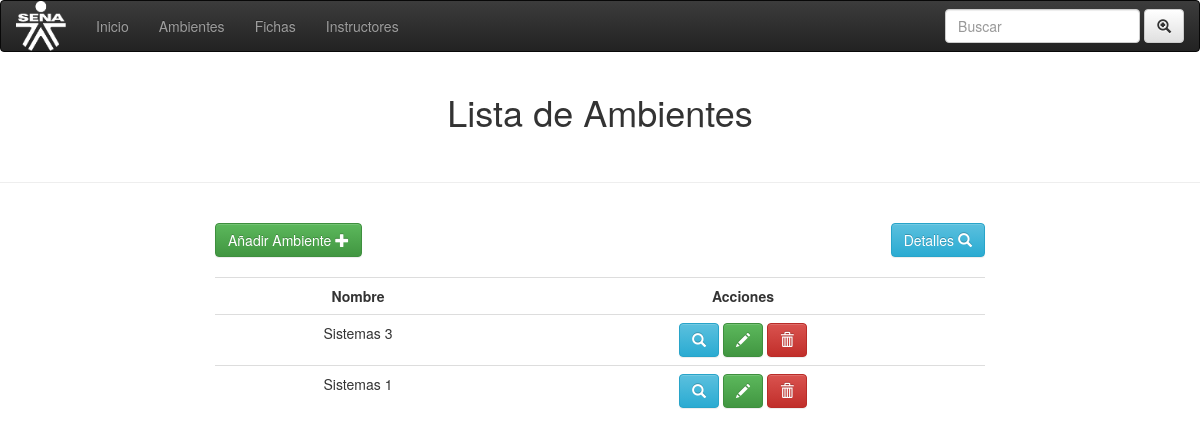
Before: /ambientes/ambientes.php with the older database file.
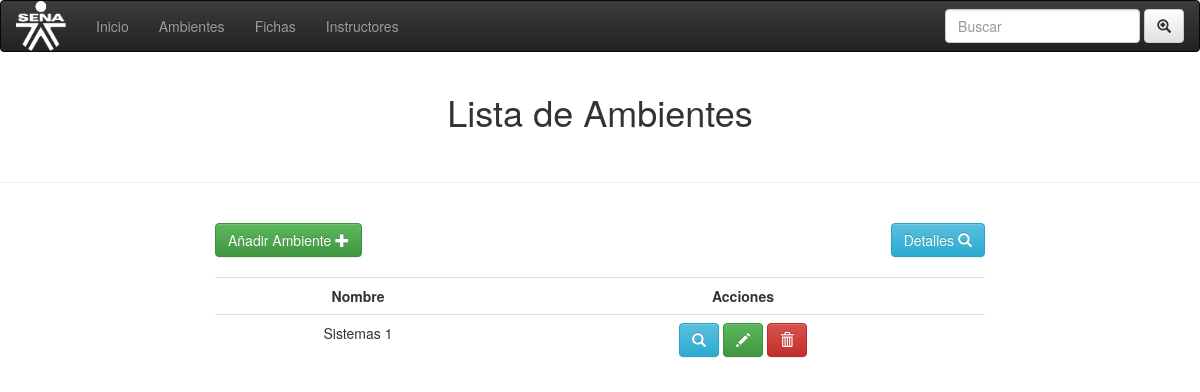
After: the same page with the newer database file.
### tables this page shows
CREATE TABLE IF NOT EXISTS `ambientes` (
`id` int(11) NOT NULL,
  `nombre` varchar(100) NOT NULL,
  `descripcion` varchar(200) NOT NULL,
  `disponibilidad` varchar(200) NOT NULL
);

### ambientes/ambientes.php (the view, shortened to what this page needs)
<!DOCTYPE html>
<html lang="en">
<head>
	<link rel="stylesheet" href="css/bootstrap.min.css">
	<link rel="stylesheet" href="css/bootstrap-theme.min.css">
	<link rel="stylesheet" href="css/font-awesome.css">
	<link rel="stylesheet" href="css/index.css">
</head>
<body>
		<nav class="navbar navbar-inverse ">
		  <div class="container-fluid">
		    <div class="navbar-header">
		       <a class="navbar-brand" href="#"><img id="img1" src="imgs/sena.png" class="img-rounded" width="100" height="100"></a>
		    </div>
		    <ul class="nav navbar-nav">
		      <li><a href="../index.php">Inicio</a></li>
		      <li><a href="#">Ambientes</a></li>
		      <li><a href="../fichas/index_ficha.php">Fichas</a></li>
		      <li><a href="../instructores/gestionarIns.php">Instructores</a></li>
		    </ul>
		    <form class="navbar-form navbar-right">
		      <div class="form-group">
		        <input type="text" class="form-control" placeholder="Buscar">
		      </div>
		      <button type="submit" class="btn btn-default"><i class="glyphicon glyphicon-zoom-in"></i></button>
		    </form>
		  </div>
		</nav>
	<div class="container-fluid">
		<h1 class="text-center" >Lista de  Ambientes</h1><br>
	</div>
	<hr>
		<br>
<div class="col-md-8 col-md-offset-2" >
	<a  class="btn btn-success " href="anadir_ambiente.php">Añadir Ambiente
		<i  class="glyphicon glyphicon glyphicon-plus" ></i>
		<a  class="btn btn-info pull-right" href="../calendario/index.php">Detalles
		<i  class="glyphicon glyphicon glyphicon-search" ></i>
	</a><br><br>
	<table class="text-center table table-hover">
		<tr>
			<td><strong>Nombre</strong></td>
			<td><strong>Acciones</strong></td>
		</tr>
	<?php
		$con = mysqli_connect('localhost','root','','programacion_trimestral');
		$sql = mysqli_query($con, "SELECT * FROM ambientes");
		while($row = mysqli_fetch_array($sql)){
			echo "<tr>
					<td>".$row['nombre']."</td>
					<td>
						<a class='btn btn-info' href='consultar_ambiente.php?id=".$row['id']."'>
							<i data-toggle='tooltip' data-placement='top' title='Consultar'  class='glyphicon glyphicon-search' ></i>
						</a>
						<a class='btn btn-success' href='modificar_ambiente.php?id=".$row['id']."'>
							<i data-toggle='tooltip' data-placement='top' title='Modificar' class='glyphicon glyphicon-pencil' ></i>
						</a>
						<a class='btn btn-danger' href='eliminar_ambiente.php?id=".$row['id']."'>
							<i data-toggle='tooltip' data-placement='top' title='Eliminar' class='glyphicon glyphicon-trash' ></i>
						</a>
					</td>
				</tr>";
		}
	 ?>
	</table>
</div>
</body>
</html>

### ambientes/css/index.css (style rules this page uses)
img#img1 { height: 50px; width: 50px; top: -15px; position: relative; }

Changed rows visible on the page:
removed ambientes: nombre "Sistemas 3"
